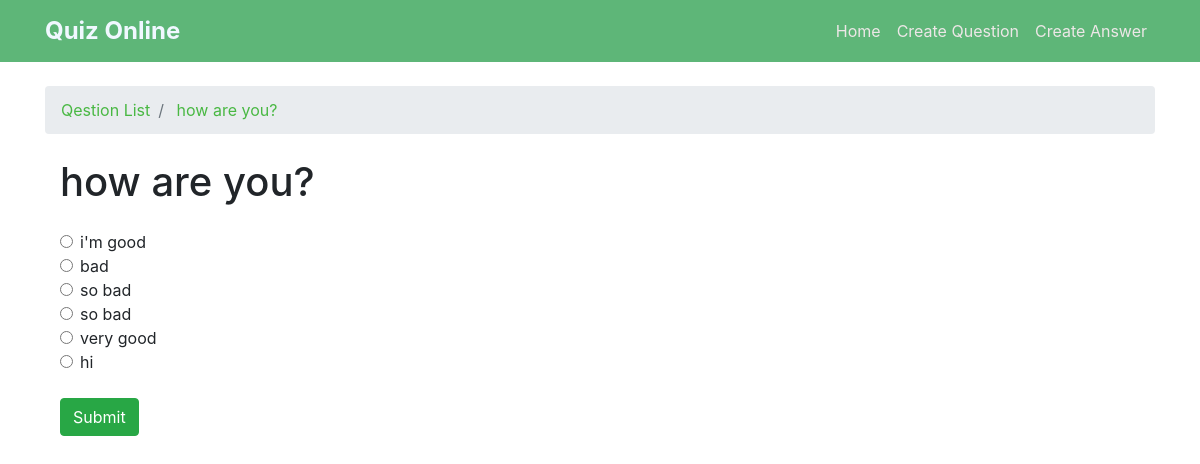
The app's page /5/ with its own data.
### quiz_app/models.py (models this page shows, shortened)
class Question(models.Model):
    author = models.ForeignKey(User, on_delete=models.CASCADE)
    question_title = models.CharField(max_length=100)
    content = models.TextField(max_length=1000)
    tags = TaggableManager()
    created_at = models.DateTimeField(default=timezone.now)
    def __str__(self) -> str:
        return self.question_title

class Answer(models.Model):
    author = models.ForeignKey(User, on_delete=models.CASCADE)
    answer = models.CharField(max_length=200)
    correct_answer = models.BooleanField(default=False)
    question_title = models.ForeignKey(Question, on_delete=models.SET_NULL, null=True)
    created_at = models.DateTimeField(default=timezone.now)

### quiz_app/views.py (the view)
# urls.py: path('<int:Q_id>/', Question_Detail),
def Question_Detail(request, Q_id):
    data = Question.objects.get(id=Q_id)
    answers = Answer.objects.filter(question_title=data)
    if request.method == 'POST':
        selected_answer_id = request.POST.get('answer')  # Get the ID of the selected answer from the form
        try:
            selected_answer = Answer.objects.get(id=selected_answer_id)
            if selected_answer.correct_answer:
                is_correct_answer = True
            else:
                is_correct_answer = False
        except Answer.DoesNotExist:
            is_correct_answer = False
    else:
        is_correct_answer = None
    return render(request, 'quiz_app/question_detail.html', {'Q': data, 'answers': answers, 'is_correct_answer': is_correct_answer})

### quiz_app/templates/quiz_app/question_detail.html (shortened to what this page needs)
{% extends 'base.html' %}
{% block breadcrumb %}
    <li class="breadcrumb-item active"> <a href="/">Qestion List</a></li>
    <li class="breadcrumb-item active"> <a href="">{{Q}}</a></li>
{%endblock%}
{% block content %}
  <div class="container mt-4">
    <h1 class="mb-4">{{ Q }}</h1>
    <form method="post">
      {% for answer in answers %}
      <div class="form-check">
        <input class="form-check-input" type="radio" name="answer" id="answer{{ forloop.counter }}" value="{{ answer.id }}">
        <label class="form-check-label" for="answer{{ forloop.counter }}">{{ answer.answer }}</label>
      </div>
      {% endfor %}
      <button type="submit" class="btn btn-success mt-4" >Submit</button>
    </form>
  </div>
{%endblock%}

### quiz_app/templates/base.html (style rules this page uses)
.breadcrumb-item { display: inline-block; }
.breadcrumb-item a { text-decoration: none; color: #49b843; }
.breadcrumb-item.active { color: #333; }
.breadcrumb-item:not(:last-child)::after { margin: 0 5px; color: #999; }

### records on screen
Question: question_title "how are you?"
Answer: answer "i'm good"
Answer: answer "bad"
Answer: answer "so bad"
Answer: answer "so bad"
Answer: answer "very good"
Answer: answer "hi"
